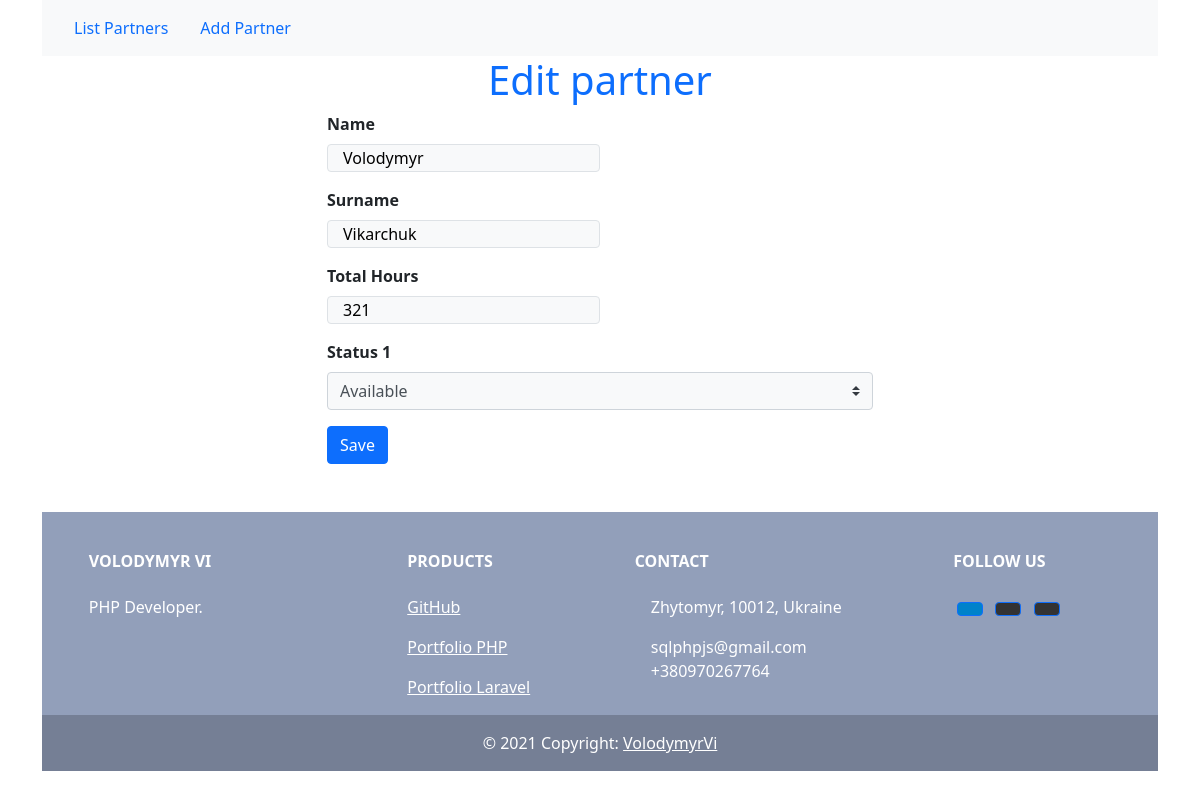
The page /edit.php?id=1 on the database its author committed.
### tables this page shows
CREATE TABLE `partners` (
  `id` int(11) NOT NULL,
  `name` varchar(100) NOT NULL,
  `surname` varchar(100) NOT NULL,
  `total_hours` int(11) NOT NULL DEFAULT '0',
  `status` tinyint(1) NOT NULL
);

### edit.php (the view, shortened to what this page needs)
<?php
require('/home/phpprogr/domains/phpprogrammer.in.ua/public_html/test/connect.php');
?>
<!DOCTYPE html>
<html lang="en">
<head>
    <link rel="stylesheet" href="https://cdn.jsdelivr.net/npm/bootstrap@4.6.0/dist/css/bootstrap.min.css">
    <link href="https://cdn.jsdelivr.net/npm/bootstrap@5.1.0/dist/css/bootstrap.min.css" rel="stylesheet">
</head>
<?php
$id = $_GET['id'];
$result = $mysqli->query("SELECT * FROM partners WHERE id=$id") or die($mysqli->error);
$partners = $result->fetch_all(MYSQLI_ASSOC);
?>
<body>
    <div class="container">
    <nav class="navbar navbar-expand-lg navbar-light bg-light">
            <ul class="nav nav-pills ">
                <li class="nav-item">
                    <a class="nav-link" aria-current="page" href="/">List Partners</a>
                </li>
                <li class="nav-item">
                    <a class="nav-link" href="/create.php">Add Partner</a>
                </li>
            </ul>
        </nav>
        <h1 class="text-center text-primary">Edit partner</h1>
        <div class="row justify-content-center align-items-center">
            <form class="col-md-6 col-md-offset-3" action="edit-api.php" method="POST">
            <?php foreach ($partners as $partner): ?>
                <div class="form-group mb-3 ">
                    <label class="font-weight-bold">Name</label> <br>
                    <input type="text" value="<?php echo $partner['name']; ?>" name="name" class="col-md-6 form-controll rounded border border-bottom bg-light" placeholder="Enter name" required>
                </div>
                <div class="form-group mb-3 ">
                    <label class="font-weight-bold">Surname</label><br>
                    <input type="text" value="<?php echo $partner['surname']; ?>" name="surname" class="col-md-6 form-controll rounded border border-bottom bg-light " placeholder="Enter surname" required>
                </div>
                <div class="form-group mb-3">
                    <label class="font-weight-bold">Total Hours</label><br>
                    <input type="number" min="0" value="<?php echo $partner['total_hours']; ?>" name="total_hours" class="col-md-6 form-controll rounded border border-bottom bg-light" placeholder="Enter surname">
                </div>
                <div class="form-group mb-3">
                    <label class="font-weight-bold">Status <?php echo $partner['status']; ?></label><br>
                    <select value="0" class="custom-select bg-light" name="status" id="status">
                        <option value="1" <?= ($partner['status'] == 1)? "selected" : "" ?>>Available</option>
                    </select>
                </div>
                <button type="submit" class="btn btn-primary" name="update" value="update">Save</button>
            <?php endforeach; ?>
            </form>
        </div>
    </div>
    <div class="container my-5">
        <footer class="text-center text-lg-start text-white" style="background-color: #929fba">
            <div class="container p-4 pb-0">
                <section class="">
                    <div class="row">
                        <div class="col-md-3 col-lg-3 col-xl-3 mx-auto mt-3">
                            <h6 class="text-uppercase mb-4 font-weight-bold">
                                Volodymyr Vi
                            </h6>
                            <p>
                                PHP Developer.
                            </p>
                        </div>
                        <div class="col-md-2 col-lg-2 col-xl-2 mx-auto mt-3">
                            <h6 class="text-uppercase mb-4 font-weight-bold">Products</h6>
                            <p>
                                <a href="https://github.com/VolodymyrVi" target="_blank" class="text-white">GitHub</a>
                            </p>
                            <p>
                                <a href="https://phpprogrammer.in.ua" target="_blank" class="text-white">Portfolio PHP</a>
                            </p>
                            <p>
                                <a class="text-white">Portfolio Laravel</a>
                            </p>
                        </div>
                        <div class="col-md-4 col-lg-3 col-xl-3 mx-auto mt-3">
                            <h6 class="text-uppercase mb-4 font-weight-bold">Contact</h6>
                            <p><i class="fas fa-home mr-3"></i> Zhytomyr, 10012, Ukraine</p>
                            <a href="mailto:sqlphpjs@gmail.com" style="text-decoration: none; color:white"><i class="fas fa-envelope mr-3"></i> sqlphpjs@gmail.com</a><br>
                            <a href="tel:+380970267764" style="text-decoration: none; color:white"><i class="mt-3 fas fa-phone mr-3"></i>+380970267764</a>
                        </div>
                        <div class="col-md-3 col-lg-2 col-xl-2 mx-auto mt-3">
                            <h6 class="text-uppercase mb-4 font-weight-bold">Follow us</h6>
                            <a class="btn btn-primary btn-floating m-1" style="background-color: #0082ca" href="https://www.linkedin.com/in/vlodymyrvi/" target="_blank" role="button"><i class="fab fa-linkedin-in"></i></a>
                            <a class="btn btn-primary btn-floating m-1" style="background-color: #333333" href="https://github.com/VolodymyrVi" target="_blank" role="button"><i class="fab fa-github"></i></a>
                            <a class="btn btn-primary btn-floating m-1" style="background-color: #333333" href="https://t.me/VolodymyrVi" target="_blank" role="button"><i class="fab fa-telegram"></i></a>
                        </div>
                    </div>
                </section>
            </div>
            <div class="text-center p-3" style="background-color: rgba(0, 0, 0, 0.2)">
                © 2021 Copyright:
                <a class="text-white" href="https://phpprogrammer.in.ua">VolodymyrVi</a>
            </div>
        </footer>
    </div>
</body>
</html>

### rows shown on the page
partners: name "Volodymyr", surname "Vikarchuk", total_hours "321", status "1", status "Available"
